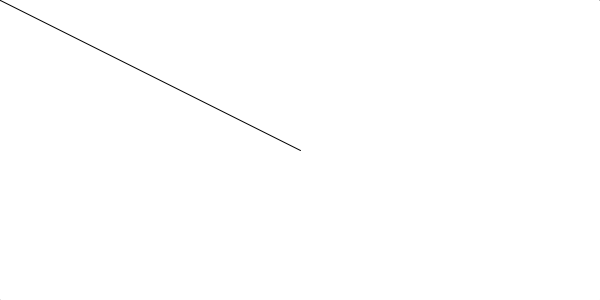
Frame 1 (no input)
Frame 60 (the mouse pressed at the canvas centre just before this capture): identical to frame 1, image omitted
Frame 120 (the mouse held since frame 60 and released just before this capture): blank canvas, image omitted

The Processing sketch that drew this single still picture (run headless with seeded random() and noise(); from frame 60 on, the mouse is pressed at the canvas centre):

// Processing sketch: processing_163888
// ── processing_163888.pde

void setup(){
  //setup- runs one time
  
  size(600, 300);
  //the size of the stage is 600x300
  
  background(#ffffff);
  //background is white
  
  smooth();
  //smooth all drawing
  
}
void draw(){
  //draw runs once a frame
  
  background(#ffffff);
  //background is white
  
  float lineLength = dist(width/2, height/2, mouseX, mouseY);
  // line is drawn and moves where the mouse moves 
  int lengthInt = int(lineLength);
  //as the line moves with the mouse it gets longer or shorter depending on the placement of the mouse
  line(width/2, height/2, mouseX, mouseY);
  //line is drawn moving where the mouse moves x and y
  
 
  noFill();
  //the ellipse has no fill
  ellipse(width/2, height/2, lineLength *2, lineLength *2);
  //the ellipse moves with the length of the line
}
